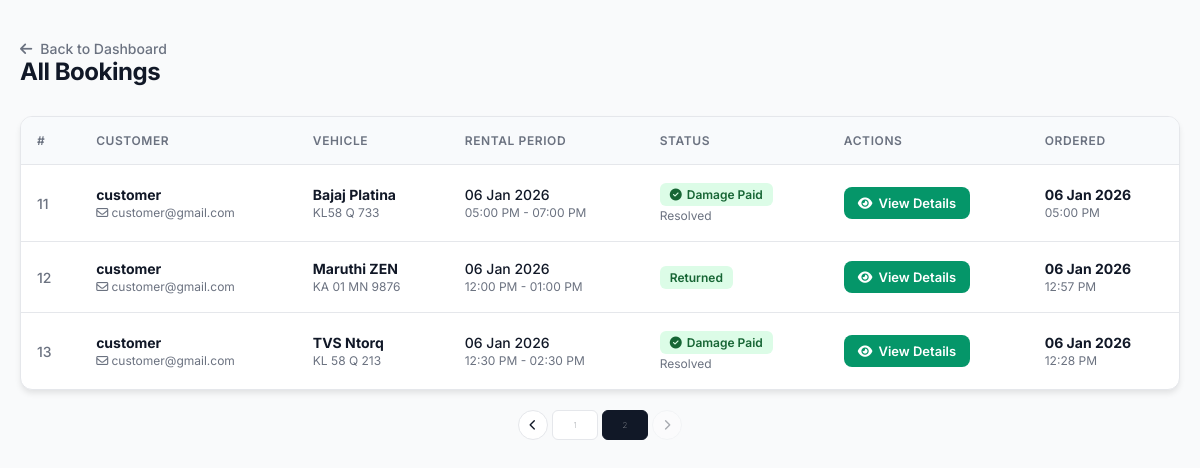
The app's page /admin_bookings/?page=2 (signed in) with its own data.
### wheelzy_app/models.py (models this page shows, shortened)
class Booking(models.Model):
    STATUS_CHOICES = [
        ("payment_pending", "Payment Pending"),
        ("pending", "Pending"),
        ("confirmed", "Confirmed"),
        ("in_use", "In Use"),
        ("returned", "Returned"),
        ("return_uploaded", "Return Uploaded"),
        ("damage_reported", "Damage Reported"),
        ("cancelled", "Cancelled"),
        ("rejected", "Rejected"),
    ]
    user = models.ForeignKey(User, on_delete=models.CASCADE)
    vehicle = models.ForeignKey(Vehicle, on_delete=models.CASCADE)
    start_time = models.DateTimeField()
    end_time = models.DateTimeField()
    total_price = models.PositiveIntegerField(default=0)
    status = models.CharField(max_length=30, choices=STATUS_CHOICES, default="payment_pending")
    is_rent_paid = models.BooleanField(default=False)
    ordered_at = models.DateTimeField(auto_now_add=True)
    razorpay_order_id = models.CharField(max_length=255, blank=True, null=True)
    razorpay_payment_id = models.CharField(max_length=255, blank=True, null=True)
    razorpay_signature = models.CharField(max_length=255, blank=True, null=True)

class Vehicle(models.Model):
    VEHICLE_TYPES = (
        ("car", "Car"),
        ("bike", "Bike"),
    )
    owner = models.ForeignKey(
        User,
        on_delete=models.CASCADE,
        related_name="vehicles",
        null=True,
        blank=True
    )
    vehicle_name = models.CharField(max_length=255)
    vehicle_type = models.CharField(max_length=25, choices=VEHICLE_TYPES)
    number_plate = models.CharField(max_length=50, unique=True)
    price_per_hour = models.PositiveIntegerField()
    seats = models.PositiveIntegerField(blank=True)
    image = CloudinaryField('vehicle_images', blank=True, null=True)
    is_available = models.BooleanField(default=True)

### wheelzy_app/views.py (the view)
# urls.py: path("admin_bookings/", views.admin_bookings, name="admin_bookings"),
@login_required
def admin_bookings(request):
    if not request.user.is_superuser:
        return redirect("home")
    bookings_qs = (
        Booking.objects.filter(is_rent_paid=True)
        .select_related("vehicle", "user")
        .order_by("-ordered_at")
    )
    paginator = Paginator(bookings_qs, 10)
    page_number = request.GET.get("page")
    bookings = paginator.get_page(page_number)
    return render(
        request,
        "admin_bookings.html",
        {"bookings": bookings}
    )

### wheelzy_app/templates/admin_bookings.html (shortened to what this page needs)
{% load static %}
{% block content %}
<!DOCTYPE html>
<html lang="en">
<head>
    <link rel="stylesheet" href="https://cdnjs.cloudflare.com/ajax/libs/font-awesome/6.5.1/css/all.min.css">
</head>
<body>
<div class="container">
    <div class="header-section">
        <div class="header-left">
            <a href="{% url 'admin_dashboard' %}" class="back-link">
                <i class="fa-solid fa-arrow-left"></i> Back to Dashboard
            </a>
            <h2>All Bookings</h2>
        </div>
    </div>
    <div class="table-container">
        <table>
            <thead>
                <tr>
                    <th>#</th>
                    <th>Customer</th>
                    <th>Vehicle</th>
                    <th>Rental Period</th>
                    <th>Status</th>
                    <th>Actions</th>
                    <th>Ordered</th>
                </tr>
            </thead>
            <tbody>
            {% for booking in bookings %}
            <tr>
                <td style="color: var(--text-muted); font-weight: 500;">
                    {{ bookings.start_index|add:forloop.counter0 }}
                </td>
                <td class="user-info">
                    <strong>{{ booking.user.username }}</strong>
                    <span class="muted"><i class="fa-regular fa-envelope"></i> {{ booking.user.email }}</span>
                </td>
                <td class="vehicle-info">
                    <strong>{{ booking.vehicle.vehicle_name }}</strong>
                    <span class="muted"> {{ booking.vehicle.number_plate }}</span>
                </td>
                <td>
                    <div style="font-weight: 500;">{{ booking.start_time|date:"d M Y" }}</div>
                    <span class="muted">{{ booking.start_time|date:"h:i A" }} - {{ booking.end_time|date:"h:i A" }}</span>
                </td>
                <td>
                    {% if booking.status == "damage_reported" and booking.damage_report and booking.damage_report.is_paid %}
                        <span class="status damage_paid"><i class="fa-solid fa-circle-check"></i> Damage Paid</span>
                        <div class="muted">Resolved</div>
                    {% elif booking.status == "damage_reported" %}
                        <span class="status damage_reported"><i class="fa-solid fa-circle-exclamation"></i> Damage Reported</span>
                        <div class="muted" style="color:var(--danger);">Payment pending</div>
                    {% else %}
                        <span class="status {{ booking.status }}">
                            {{ booking.get_status_display }}
                        </span>
                    {% endif %}
                </td>
                <td>
                    {% if booking.status == "damage_reported" %}
                        {% if booking.damage_report and booking.damage_report.is_paid %}
                            <a href="{% url 'admin_booking_details' booking.id %}" class="btn btn-success">
                                <i class="fa-solid fa-eye"></i> View Details
                            </a>
                        {% else %}
                            <a href="{% url 'admin_damage_details' booking.id %}" class="btn btn-danger">
                                <i class="fa-solid fa-triangle-exclamation"></i> View Damage
                            </a>
                        {% endif %}
                    {% endif %}
                    {% if booking.status == "returned" %}
                        <a href="{% url 'admin_booking_details' booking.id %}" class="btn btn-success">
                            <i class="fa-solid fa-eye"></i> View Details
                        </a>
                    {% endif %}
                </td>
                <td>
                    <strong>{{ booking.ordered_at|date:"d M Y" }}</strong>
                    <span class="muted">{{ booking.ordered_at|time:"h:i A" }}</span>
                </td>
            </tr>
            {% endfor %}
            </tbody>
        </table>
    </div>
{% if bookings.has_other_pages %}
<nav class="pro-pagination">
    <ul>
        {% if bookings.has_previous %}
            <li>
                <a href="?page={{ bookings.previous_page_number }}" class="arrow">
                    <i class="fa-solid fa-chevron-left"></i>
                </a>
            </li>
        {% else %}
            <li class="disabled">
                <span class="arrow"><i class="fa-solid fa-chevron-left"></i></span>
            </li>
        {% endif %}
        {% for num in bookings.paginator.page_range %}
            {% if num >= bookings.number|add:-2 and num <= bookings.number|add:2 %}
                {% if num == bookings.number %}
                    <li class="active"><span>{{ num }}</span></li>
                {% else %}
                    <li><a href="?page={{ num }}">{{ num }}</a></li>
                {% endif %}
            {% endif %}
        {% endfor %}
        {% if bookings.has_next %}
            <li>
                <a href="?page={{ bookings.next_page_number }}" class="arrow">
                    <i class="fa-solid fa-chevron-right"></i>
                </a>
            </li>
        {% else %}
            <li class="disabled">
                <span class="arrow"><i class="fa-solid fa-chevron-right"></i></span>
            </li>
        {% endif %}
    </ul>
</nav>
{% endif %}
</div>
</body>
</html>
{% endblock %}

### wheelzy_app/templates/admin_bookings.html (style rules this page uses)
:root { --primary: #111827; --accent: #2563eb; --success: #059669; --warning: #d97706; --danger: #dc2626; --bg-gray: #f9fafb; --border: #e5e7eb; --text-main: #111827; --text-muted: #6b7280; }
body { margin: 0; font-family: 'Inter', sans-serif; background: var(--bg-gray); color: var(--text-main); -webkit-font-smoothing: antialiased; }
.container { max-width: 1400px; margin: auto; padding: 40px 20px; }
.header-section { display: flex; justify-content: space-between; align-items: center; margin-bottom: 30px; }
h2 { font-size: 24px; font-weight: 700; margin: 0; letter-spacing: -0.02em; }
.back-link { text-decoration: none; color: var(--text-muted); font-weight: 500; font-size: 14px; display: flex; align-items: center; gap: 8px; transition: color 0.2s; }
.table-container { background: white; border-radius: 12px; border: 1px solid var(--border); box-shadow: 0 4px 6px -1px rgba(0,0,0,0.1); overflow: hidden; }
table { width: 100%; border-collapse: collapse; text-align: left; }
thead { background: #f8fafc; border-bottom: 1px solid var(--border); }
th { padding: 16px; font-size: 12px; font-weight: 600; text-transform: uppercase; letter-spacing: 0.05em; color: var(--text-muted); }
td { padding: 18px 16px; border-bottom: 1px solid var(--border); vertical-align: middle; font-size: 14px; }
tbody tr:last-child td { border-bottom: none; }
.status { padding: 4px 10px; border-radius: 6px; font-size: 12px; font-weight: 600; display: inline-flex; align-items: center; gap: 5px; }
.returned { background: #dcfce7; color: #166534; }
.damage_paid { background: #dcfce7; color: #166534; }
.btn { padding: 8px 14px; font-size: 13px; border-radius: 8px; text-decoration: none; display: inline-flex; align-items: center; gap: 6px; font-weight: 600; transition: all 0.2s ease; border: none; cursor: pointer; }
.btn-success { background: var(--success); color: white; }
.muted { display: block; font-size: 12px; color: var(--text-muted); margin-top: 2px; }
.user-info strong, .vehicle-info strong { display: block; color: var(--text-main); margin-bottom: 2px; }
.pro-pagination { display: flex; justify-content: center; margin-top: 20px; }
.pro-pagination ul { display: flex; align-items: center; gap: 4px; list-style: none; padding: 0; margin: 0; }
.pro-pagination li a, .pro-pagination li span { min-width: 28px; height: 28px; padding: 0 8px; border-radius: 6px; font-size: 8px; font-weight: 100; display: flex; align-items: center; justify-content: center; text-decoration: none; border: 1px solid var(--border); background: white; color: var(--text-main); transition: all 0.2s ease; }
.pro-pagination li.active span { background: #111827; color: white; border-color: #111827; }
.pro-pagination li.disabled span { opacity: 0.35; cursor: not-allowed; }
.pro-pagination .arrow { border-radius: 50%; padding: 0; }
.pro-pagination li a i, .pro-pagination li span i { font-size: 11px; }

### records on screen
Booking: start_index|add "11", user.username "customer", user.email "customer@gmail.com", vehicle.vehicle_name "Bajaj Platina", vehicle.number_plate "KL58 Q 733", start_time "06 Jan 2026", start_time "05:00 PM", end_time "07:00 PM", status "damage_reported" (drawn), ordered_at "06 Jan 2026", ordered_at "05:00 PM"
Booking: start_index|add "12", user.username "customer", user.email "customer@gmail.com", vehicle.vehicle_name "Maruthi ZEN", vehicle.number_plate "KA 01 MN 9876", start_time "06 Jan 2026", start_time "12:00 PM", end_time "01:00 PM", status "Returned", shows "View Details", ordered_at "06 Jan 2026", ordered_at "12:57 PM"
Booking: start_index|add "13", user.username "customer", user.email "customer@gmail.com", vehicle.vehicle_name "TVS Ntorq", vehicle.number_plate "KL 58 Q 213", start_time "06 Jan 2026", start_time "12:30 PM", end_time "02:30 PM", status "damage_reported" (drawn), ordered_at "06 Jan 2026", ordered_at "12:28 PM"

### other values on screen
{{ num }} "1"
{{ num }} "2"
